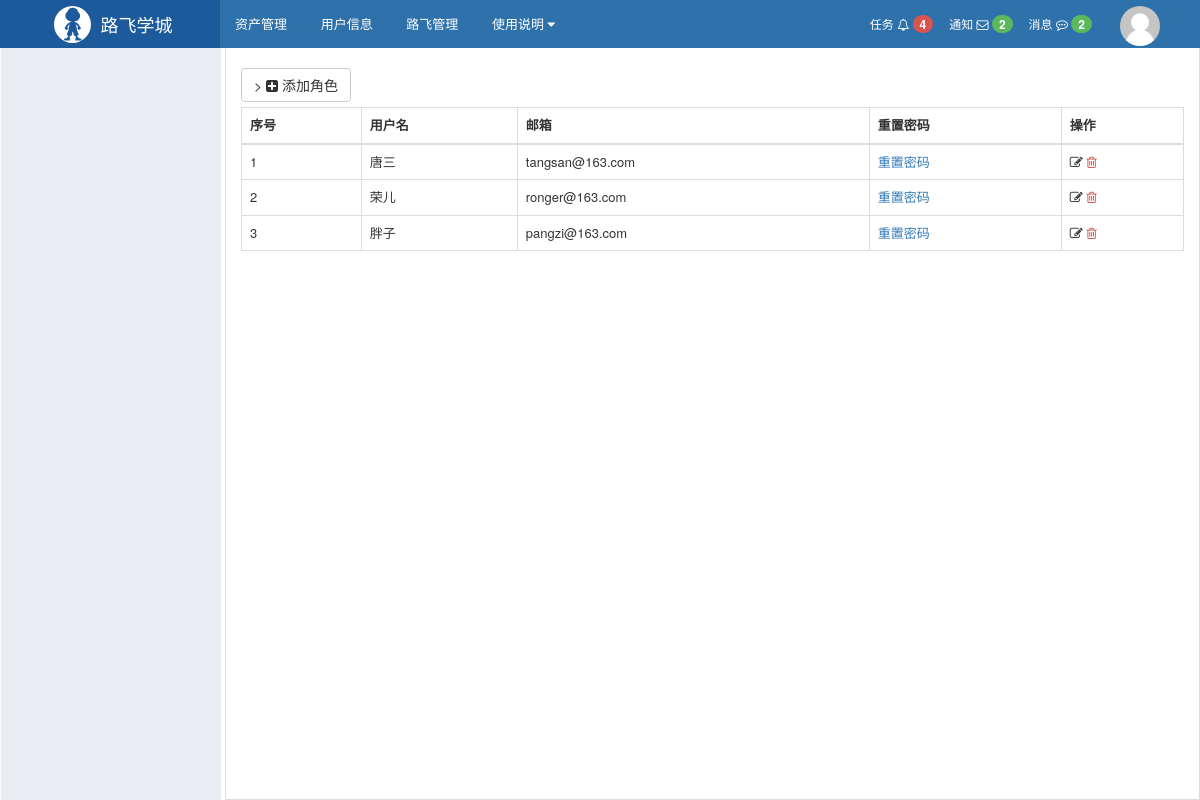
The app's page /rbac/user/list/ with its own data.
### rbac/models.py (models this page shows, shortened)
class UserInfo(models.Model):
    name = models.CharField(verbose_name='用户名', max_length=32)
    password = models.CharField(verbose_name='密码', max_length=64)
    email = models.CharField(verbose_name='邮箱', max_length=32)
    roles = models.ManyToManyField(verbose_name='拥有的所有角色', to='Role', blank=True)

### rbac/views/user.py (the view)
def user_list(request):
    user_queryset = UserInfo.objects.all()
    return render(request, "user_list.html", {'users': user_queryset})

### rbac/templates/user_list.html (shortened to what this page needs)
{% extends "layout.html" %}
{% block content %}
    <div class="luffy-container">
        <div class="btn-group" style="margin: 5px 0">
            <a class="btn btn-default" href="{% url 'rbac:user_add' %}">>
                <i class="fa fa-plus-square" aria-hidden="true"></i> 添加角色
            </a>
        </div>
        <table class="table table-bordered table-hover">
            <thead>
            <tr>
                <th>序号</th>
                <th>用户名</th>
                <th>邮箱</th>
                <th>重置密码</th>
                <th>操作</th>
            </tr>
            </thead>
            <tbody>
            {% for row in users %}
                <tr>
                    <td>{{ forloop.counter }}</td>
                    <td>{{ row.name }}</td>
                    <td>{{ row.email }}</td>
                    <td>
                        <a href="{% url 'rbac:user_reset_pwd' pk=row.id %}">重置密码</a>
                    </td>
                    <td>
                        <a style="color: #333333;" href="{% url 'rbac:user_edit' pk=row.id %}">
                            <i class="fa fa-edit" aria-hidden="true"></i></a>
                        <a style="color: #d9534f;" href="{% url 'rbac:user_del' pk=row.id %}"><i
                                class="fa fa-trash-o"></i></a>
                    </td>
                </tr>
            {% endfor %}
            </tbody>
        </table>
    </div>
{% endblock %}

### web/static/css/commons.css (style rules this page uses)
body { margin: 0; }

### web/templates/layout.html (style rules this page uses)
body { margin: 0; }
.luffy-container { padding: 15px; }

### records on screen
UserInfo: name "唐三", email "tangsan@163.com"
UserInfo: name "荣儿", email "ronger@163.com"
UserInfo: name "胖子", email "pangzi@163.com"
